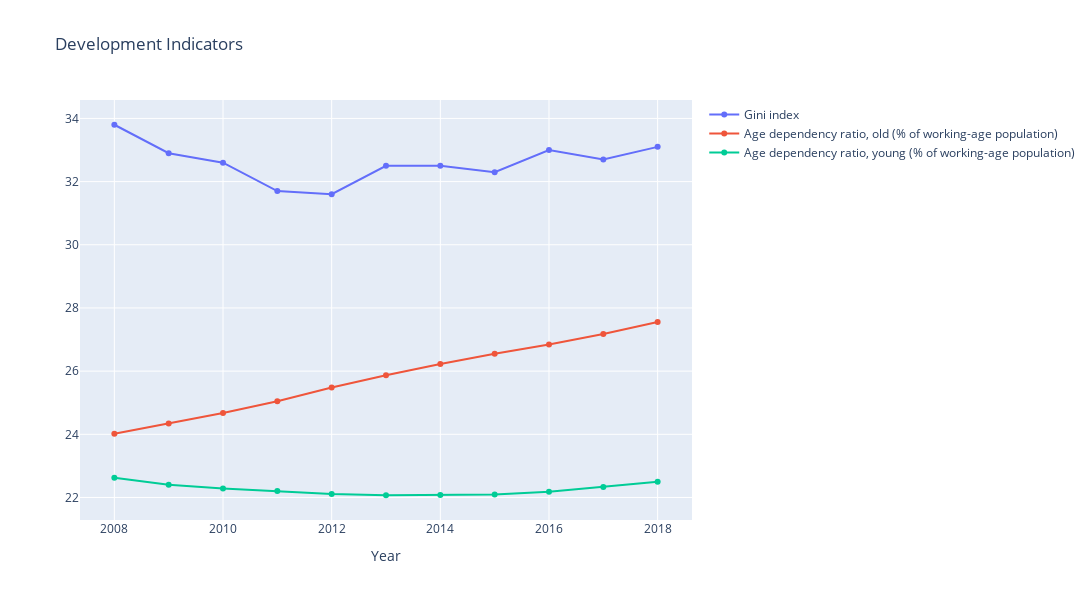

Notebook source saved alongside this figure:
### Code cell
fig = go.Figure()
percent_variables=['Gini index','Age dependency ratio, old (% of working-age population)',
                  'Age dependency ratio, young (% of working-age population)']
for var in percent_variables:
    fig.add_trace(go.Scatter(x=df_swi['Year'], y=df_swi[var],
                name=var))
    
# Edit the layout
fig.update_traces(hoverinfo='all', mode='lines+markers')
fig.update_layout(title='Development Indicators',
               xaxis_title='Year',
               yaxis_title='',
                 autosize=False,
                width=1200,
                height=600
                 )

### Figure 1 — Plotly figure (JSON) as saved in the notebook; plotly's stock layout.template omitted (floating-point values rounded to 4 significant figures)
{"data": [{"hoverinfo": "all", "mode": "lines+markers", "name": "Gini index", "type": "scatter", "x": [2008, 2009, 2010, 2011, 2012, 2013, 2014, 2015, 2016, 2017, 2018], "y": [33.8, 32.9, 32.6, 31.7, 31.6, 32.5, 32.5, 32.3, 33, 32.7, 33.1]}, {"hoverinfo": "all", "mode": "lines+markers", "name": "Age dependency ratio, old (% of working-age population)", "type": "scatter", "x": [2008, 2009, 2010, 2011, 2012, 2013, 2014, 2015, 2016, 2017, 2018], "y": [24.02, 24.34, 24.67, 25.05, 25.48, 25.87, 26.23, 26.55, 26.84, 27.17, 27.55]}, {"hoverinfo": "all", "mode": "lines+markers", "name": "Age dependency ratio, young (% of working-age population)", "type": "scatter", "x": [2008, 2009, 2010, 2011, 2012, 2013, 2014, 2015, 2016, 2017, 2018], "y": [22.62, 22.4, 22.29, 22.21, 22.11, 22.07, 22.08, 22.1, 22.18, 22.33, 22.5]}], "layout": {"autosize": false, "height": 600, "title": {"text": "Development Indicators"}, "width": 1200, "xaxis": {"autorange": true, "range": [2007.0, 2019.0], "title": {"text": "Year"}, "type": "linear"}, "yaxis": {"autorange": true, "range": [21.29, 34.58], "title": {"text": ""}, "type": "linear"}}}
